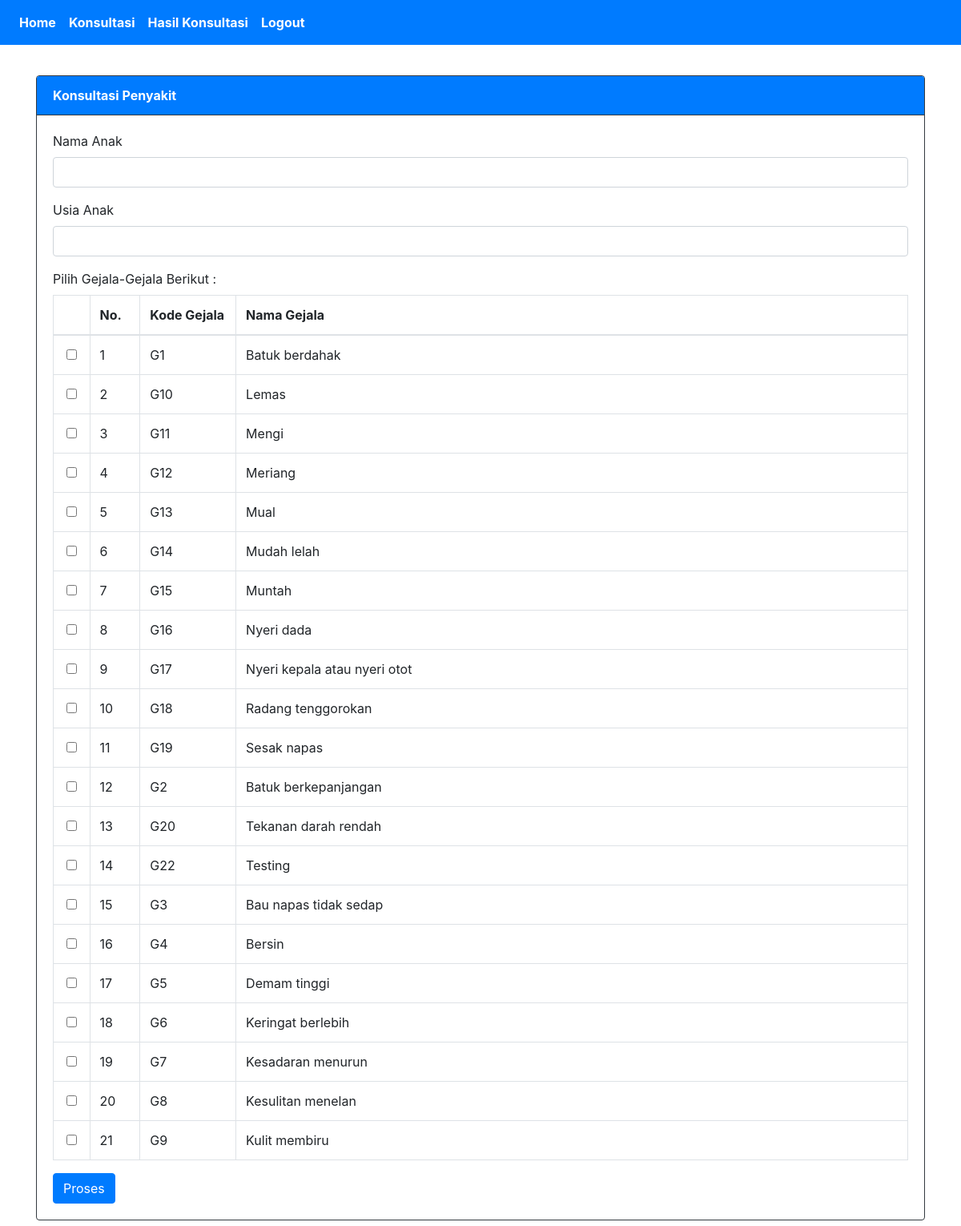
Screenshot of /SistemPakar/index.php?page=konsultasi (signed in) with the database file from the repository.
### tables this page shows
CREATE TABLE `gejala` (
  `idgejala` int(15) NOT NULL,
  `kdgejala` varchar(10) NOT NULL,
  `nmgejala` varchar(200) NOT NULL
);

### SistemPakar/tampil_konsultasi.php (the view, shortened to what this page needs)
<?php
require_once "config.php";
?>
<div class="row">
    <div class="col-sm-12">
        <form action="" method="POST" name="Form" onsubmit="return validasiForm()">
            <div class="card border-dark">
                <div class="card-header bg-primary text-white border-dark"><strong>Konsultasi Penyakit</strong></div>
                <div class="card-body">
                    <div class="form-group">
                        <label for="">Nama Anak</label>
                        <input type="text" class="form-control" name="nmpasien" maxlength="50" required>
                    </div>
                    <div class="form-group">
                        <label for="">Usia Anak</label>
                        <input type="text" class="form-control" name="usia" maxlength="200" required>
                    </div>
                    <div class="form-group">
                        <label for="">Pilih Gejala-Gejala Berikut :</label>
                        <table class="table table-bordered">
                            <thead>
                                <tr>
                                    <th width="30px"></th>
                                    <th width="30px">No.</th>
                                    <th width="100px">Kode Gejala</th>
                                    <th width="700px">Nama Gejala</th>
                                </tr>
                            </thead>
                            <tbody>
                                <?php
                                    $no = 1;
                                    $sql = "SELECT * FROM gejala ORDER BY kdgejala, nmgejala ASC";
                                    $result = $conn->query($sql);
                                    while($row = $result->fetch_assoc()) {
                                ?>
                                <tr>
                                    <td align="center"><input type="checkbox" class="check-item" name="idgejala[]" value="<?php echo $row['idgejala']; ?>"></td>
                                    <td><?php echo $no++; ?></td>
                                    <td><?php echo $row['kdgejala']; ?></td>
                                    <td><?php echo $row['nmgejala']; ?></td>
                                </tr>
                                <?php
                                    }
                                ?>
                            </tbody>
                        </table>
                    </div>
                    <input class="btn btn-primary" type="submit" name="Proses" value="Proses">
                </div>
            </div>
        </form>
    </div>
</div>

### SistemPakar/tampil_konsultasi.php (style rules this page uses)
.card { margin-top: 30px; }

### rows the page displays
gejala: kdgejala "G1", nmgejala "Batuk berdahak"
gejala: kdgejala "G10", nmgejala "Lemas"
gejala: kdgejala "G11", nmgejala "Mengi"
gejala: kdgejala "G12", nmgejala "Meriang"
gejala: kdgejala "G13", nmgejala "Mual"
gejala: kdgejala "G14", nmgejala "Mudah lelah"
gejala: kdgejala "G15", nmgejala "Muntah"
gejala: kdgejala "G16", nmgejala "Nyeri dada"
gejala: kdgejala "G17", nmgejala "Nyeri kepala atau nyeri otot"
gejala: kdgejala "G18", nmgejala "Radang tenggorokan"
gejala: kdgejala "G19", nmgejala "Sesak napas"
gejala: kdgejala "G2", nmgejala "Batuk berkepanjangan"
gejala: kdgejala "G20", nmgejala "Tekanan darah rendah"
gejala: kdgejala "G22", nmgejala "Testing"
gejala: kdgejala "G3", nmgejala "Bau napas tidak sedap"
gejala: kdgejala "G4", nmgejala "Bersin"
gejala: kdgejala "G5", nmgejala "Demam tinggi"
gejala: kdgejala "G6", nmgejala "Keringat berlebih"
gejala: kdgejala "G7", nmgejala "Kesadaran menurun"
gejala: kdgejala "G8", nmgejala "Kesulitan menelan"
gejala: kdgejala "G9", nmgejala "Kulit membiru"
